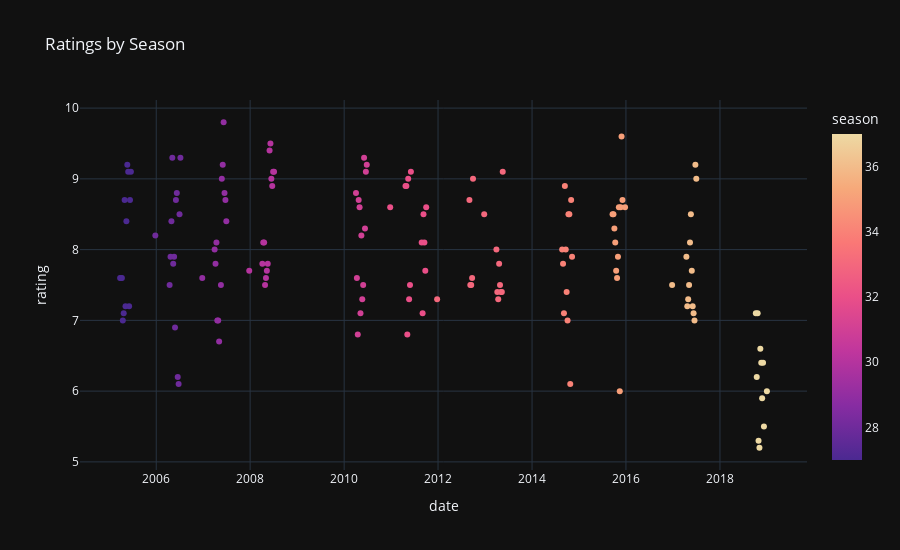

The notebook cell this image was saved under:
### Code cell
fig = px.scatter(df, 
    x='date', 
    y='rating', 
    color='season', 
    title='Ratings by Season',
    color_continuous_scale=theme_sequential)
    
format_and_show(fig)

### Figure 1 — Plotly figure (JSON) as saved in the notebook; plotly's stock layout.template omitted (floating-point values rounded to 4 significant figures; data arrays with more than 128 entries replaced by an {"elided": "..."} marker saying what was removed)
{"data": [{"hovertemplate": "date=%{x}<br>rating=%{y}<br>season=%{marker.color}<extra></extra>", "legendgroup": "", "marker": {"color": {"elided": "146 int values"}, "coloraxis": "coloraxis", "symbol": "circle"}, "mode": "markers", "name": "", "orientation": "v", "showlegend": false, "type": "scatter", "x": {"elided": "146 str values"}, "xaxis": "x", "y": {"elided": "146 float values"}, "yaxis": "y"}], "layout": {"coloraxis": {"colorbar": {"title": {"text": "season"}}, "colorscale": [[0, "rgb(75, 41, 145)"], [0.1667, "rgb(135, 44, 162)"], [0.3333, "rgb(192, 54, 157)"], [0.5, "rgb(234, 79, 136)"], [0.6667, "rgb(250, 120, 118)"], [0.8333, "rgb(246, 169, 122)"], [1, "rgb(237, 217, 163)"]]}, "height": 550, "legend": {"tracegroupgap": 0}, "title": {"text": "Ratings by Season"}, "xaxis": {"anchor": "y", "domain": [0, 1], "title": {"text": "date"}}, "yaxis": {"anchor": "x", "domain": [0, 1], "title": {"text": "rating"}}}}
